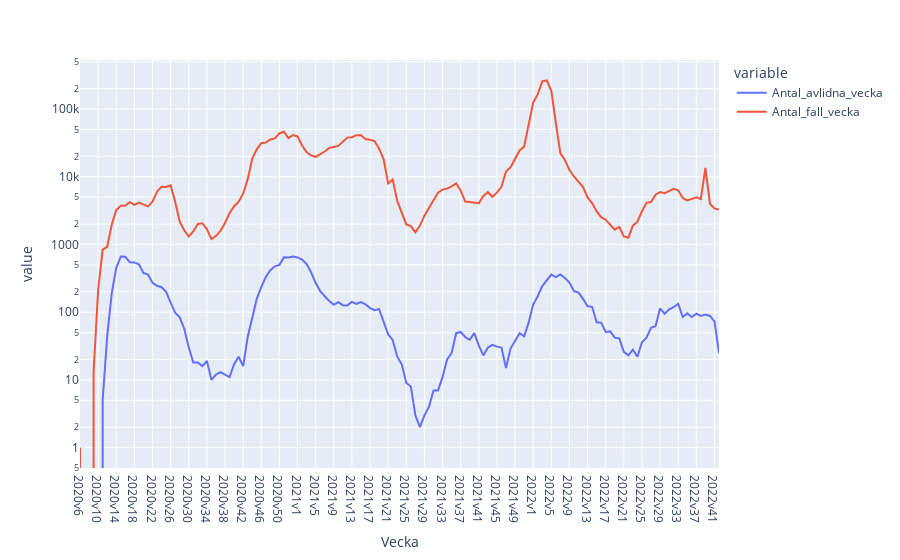

The notebook cell saved with this chart:
### Code cell
px.line(df, x = "Vecka", y = ["Antal_avlidna_vecka", "Antal_fall_vecka"], log_y = True)

### Figure 1 — Plotly figure (JSON) as saved in the notebook; plotly's stock layout.template omitted (floating-point values rounded to 4 significant figures; data arrays with more than 128 entries replaced by an {"elided": "..."} marker saying what was removed)
{"data": [{"hovertemplate": "variable=Antal_avlidna_vecka<br>Vecka=%{x}<br>value=%{y}<extra></extra>", "legendgroup": "Antal_avlidna_vecka", "line": {"color": "#636efa", "dash": "solid"}, "marker": {"symbol": "circle"}, "mode": "lines", "name": "Antal_avlidna_vecka", "orientation": "v", "showlegend": true, "type": "scatter", "x": {"elided": "142 str values"}, "xaxis": "x", "y": {"elided": "142 int values"}, "yaxis": "y"}, {"hovertemplate": "variable=Antal_fall_vecka<br>Vecka=%{x}<br>value=%{y}<extra></extra>", "legendgroup": "Antal_fall_vecka", "line": {"color": "#EF553B", "dash": "solid"}, "marker": {"symbol": "circle"}, "mode": "lines", "name": "Antal_fall_vecka", "orientation": "v", "showlegend": true, "type": "scatter", "x": {"elided": "142 str values"}, "xaxis": "x", "y": {"elided": "142 int values"}, "yaxis": "y"}], "layout": {"legend": {"title": {"text": "variable"}, "tracegroupgap": 0}, "margin": {"t": 60}, "xaxis": {"anchor": "y", "domain": [0, 1], "title": {"text": "Vecka"}}, "yaxis": {"anchor": "x", "domain": [0, 1], "title": {"text": "value"}, "type": "log"}}}
